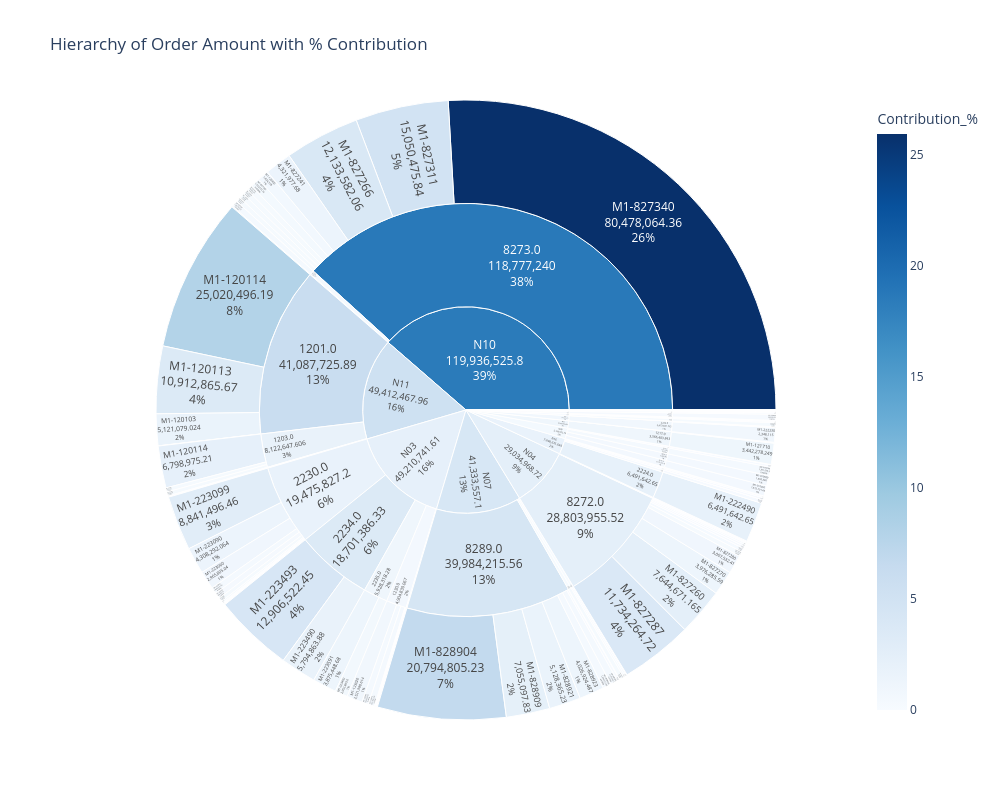

The notebook cell saved with this chart:
### Code cell
import plotly.express as px

hierarchy_cols = [
    "Item_Category_Code",
    "Product Group Code",
    "Product_SubGroup_Code",
]

hierarchy_df = (
    hierarchical_abc_df
    .groupby(hierarchy_cols, as_index=False)["Total_Order_Amount"]
    .sum()
)

total_amount = hierarchy_df["Total_Order_Amount"].sum()
hierarchy_df["Contribution_%"] = (
    hierarchy_df["Total_Order_Amount"] / total_amount * 100
)

fig = px.sunburst(
    hierarchy_df,
    path=hierarchy_cols,
    values="Total_Order_Amount",
    color="Contribution_%",
    color_continuous_scale="Blues",
    hover_data={
        "Total_Order_Amount": ":,.2f",
        "Contribution_%": ":.2f",
    },
    title="Hierarchy of Order Amount with % Contribution"
 )

fig.update_traces(textinfo="label+percent root+value")

fig.update_layout(
    width=1000,
    height=800
)

fig.show()

### Figure 1 — Plotly figure (JSON) as saved in the notebook; plotly's stock layout.template omitted (floating-point values rounded to 4 significant figures; data arrays with more than 128 entries replaced by an {"elided": "..."} marker saying what was removed)
{"data": [{"branchvalues": "total", "customdata": {"elided": "209x2 float values"}, "domain": {"x": [0, 1], "y": [0, 1]}, "hovertemplate": "labels=%{label}<br>Total_Order_Amount=%{customdata[0]:,.2f}<br>parent=%{parent}<br>id=%{id}<br>Contribution_%=%{color:.2f}<extra></extra>", "ids": {"elided": "209 str values"}, "labels": {"elided": "209 str values"}, "marker": {"coloraxis": "coloraxis", "colors": {"elided": "209 float values"}}, "name": "", "parents": {"elided": "209 str values"}, "textinfo": "label+percent root+value", "type": "sunburst", "values": {"elided": "209 float values"}}], "layout": {"coloraxis": {"autocolorscale": false, "colorbar": {"title": {"text": "Contribution_%"}}, "colorscale": [[0, "rgb(247,251,255)"], [0.125, "rgb(222,235,247)"], [0.25, "rgb(198,219,239)"], [0.375, "rgb(158,202,225)"], [0.5, "rgb(107,174,214)"], [0.625, "rgb(66,146,198)"], [0.75, "rgb(33,113,181)"], [0.875, "rgb(8,81,156)"], [1, "rgb(8,48,107)"]]}, "height": 800, "legend": {"tracegroupgap": 0}, "title": {"text": "Hierarchy of Order Amount with % Contribution"}, "width": 1000}}
